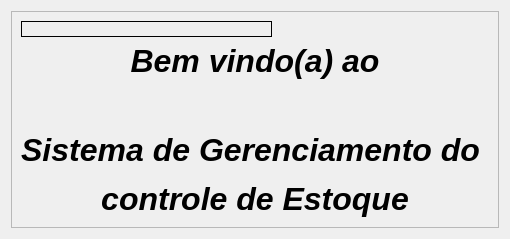
      <widget class="QWidget" name="home_pag">
       <property name="sizePolicy">
        <sizepolicy hsizetype="Expanding" vsizetype="Expanding">
         <horstretch>0</horstretch>
         <verstretch>0</verstretch>
        </sizepolicy>
       </property>
       <property name="styleSheet">
        <string notr="true"/>
       </property>
       <layout class="QGridLayout" name="gridLayout_3">
        <item row="1" column="0">
         <widget class="QFrame" name="frame">
          <property name="sizePolicy">
           <sizepolicy hsizetype="Expanding" vsizetype="Expanding">
            <horstretch>0</horstretch>
            <verstretch>0</verstretch>
           </sizepolicy>
          </property>
          <property name="frameShape">
           <enum>QFrame::StyledPanel</enum>
          </property>
          <property name="frameShadow">
           <enum>QFrame::Raised</enum>
          </property>
          <layout class="QGridLayout" name="gridLayout_4">
           <item row="0" column="0">
            <widget class="QLabel" name="label_imagem_sistema">
             <property name="sizePolicy">
              <sizepolicy hsizetype="Expanding" vsizetype="Expanding">
               <horstretch>0</horstretch>
               <verstretch>0</verstretch>
              </sizepolicy>
             </property>
             <property name="maximumSize">
              <size>
               <width>251</width>
               <height>161</height>
              </size>
             </property>
             <property name="baseSize">
              <size>
               <width>0</width>
               <height>0</height>
              </size>
             </property>
             <property name="focusPolicy">
              <enum>Qt::NoFocus</enum>
             </property>
             <property name="frameShape">
              <enum>QFrame::Box</enum>
             </property>
             <property name="text">
              <string/>
             </property>
             <property name="pixmap">
              <pixmap>../../../../Pictures/ProjetoERP/Projeto ERP/Projeto ERP/54206.cur</pixmap>
             </property>
             <property name="scaledContents">
              <bool>true</bool>
             </property>
             <property name="alignment">
              <set>Qt::AlignRight|Qt::AlignTrailing|Qt::AlignVCenter</set>
             </property>
             <property name="wordWrap">
              <bool>false</bool>
             </property>
             <property name="openExternalLinks">
              <bool>false</bool>
             </property>
            </widget>
           </item>
           <item row="2" column="0">
            <widget class="QLabel" name="label_bem_vindo">
             <property name="sizePolicy">
              <sizepolicy hsizetype="Expanding" vsizetype="Expanding">
               <horstretch>0</horstretch>
               <verstretch>0</verstretch>
              </sizepolicy>
             </property>
             <property name="maximumSize">
              <size>
               <width>502</width>
               <height>234</height>
              </size>
             </property>
             <property name="text">
              <string>&lt;html&gt;&lt;head/&gt;&lt;body&gt;&lt;p align=&quot;center&quot;&gt;&lt;span style=&quot; font-size:24pt; font-weight:600; font-style:italic;&quot;&gt;Bem vindo(a) ao&lt;/span&gt;&lt;/p&gt;&lt;p align=&quot;center&quot;&gt;&lt;br/&gt;&lt;/p&gt;&lt;p align=&quot;center&quot;&gt;&lt;span style=&quot; font-size:24pt; font-weight:600; font-style:italic;&quot;&gt;Sistema de Gerenciamento do &lt;/span&gt;&lt;/p&gt;&lt;p align=&quot;center&quot;&gt;&lt;span style=&quot; font-size:24pt; font-weight:600; font-style:italic;&quot;&gt;controle de Estoque&lt;/span&gt;&lt;/p&gt;&lt;/body&gt;&lt;/html&gt;</string>
             </property>
             <property name="alignment">
              <set>Qt::AlignCenter</set>
             </property>
            </widget>
           </item>
          </layout>
         </widget>
        </item>
       </layout>
      </widget>
